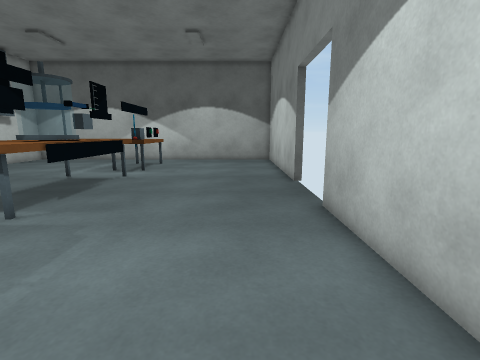
[1] (above)

16 first-person views from a walk through a Unity game level. The camera is 1.2 m above the floor, tilts 10° down and sees 85° across. Doors are open. The floor is counted in squares, 0.5 m on a side. Each view is taken from the middle of a square. On the plan, view 1 faces up. The plan holds only what a view shows up to about 18 squares ahead; the rest is blank. Some animated figures are not drawn.

[2]
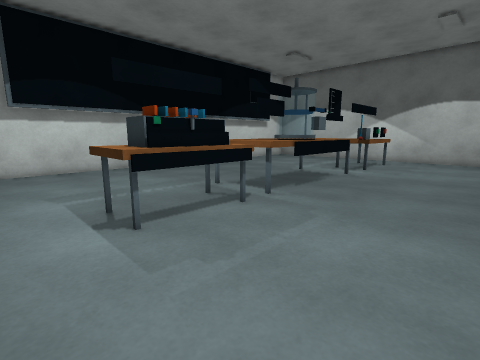

[3]
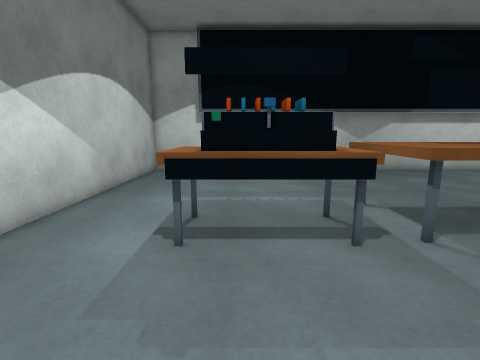

[4]
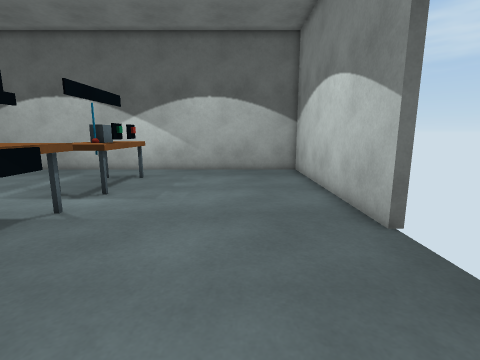

[5]
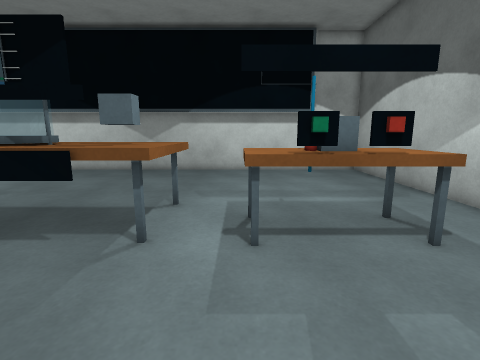

[6]
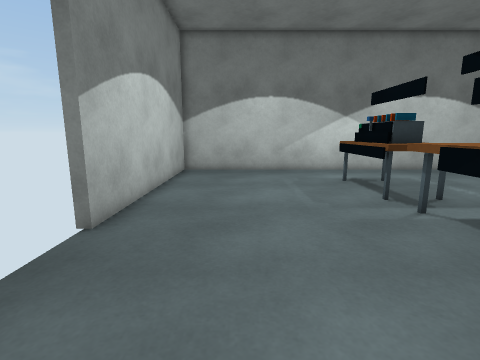

[7]
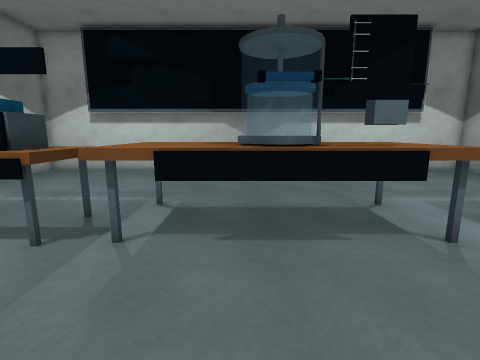

[8]
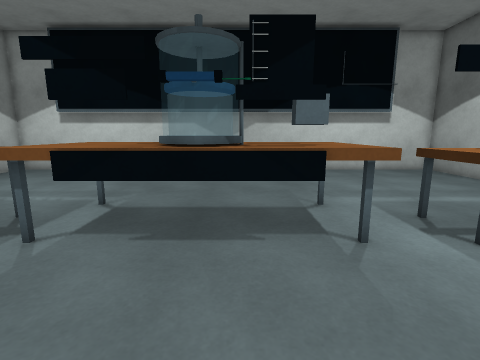

[9]
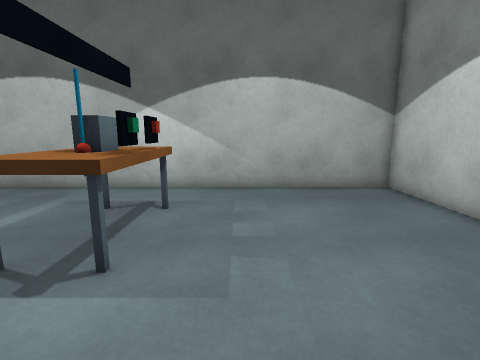

[10]
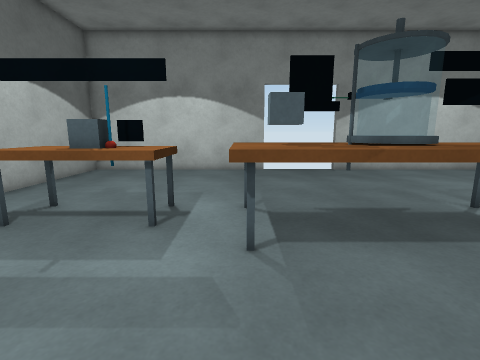

[11]
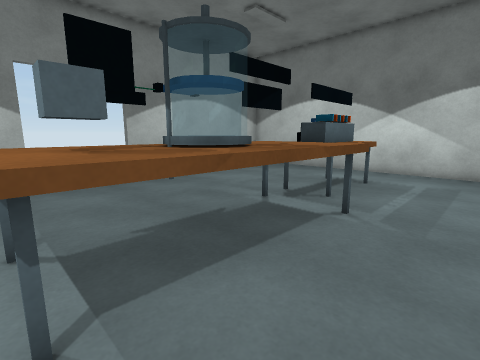

[12]
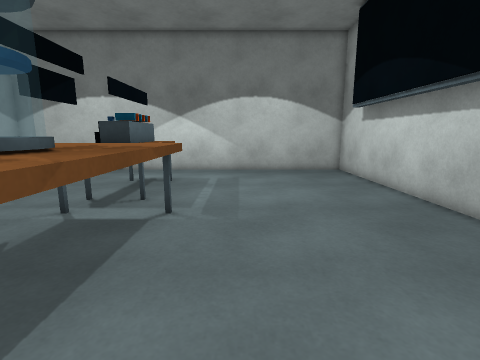

[13]
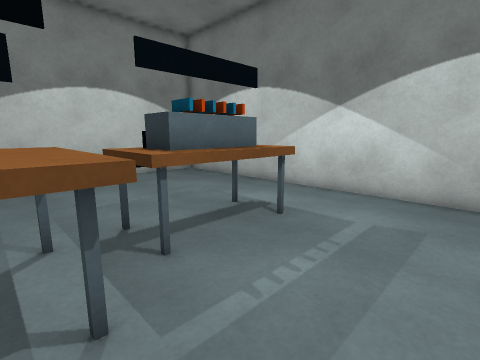

[14]
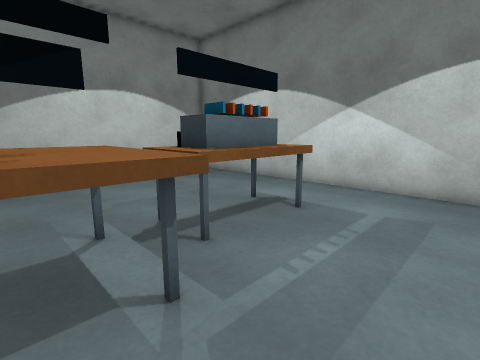

[15]
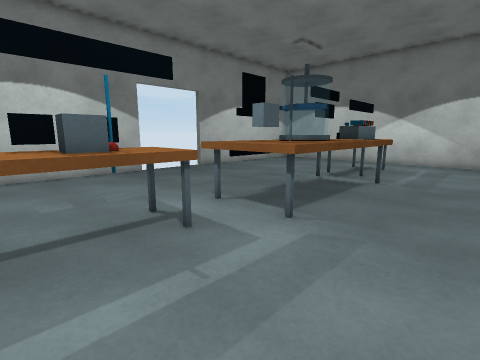

[16]
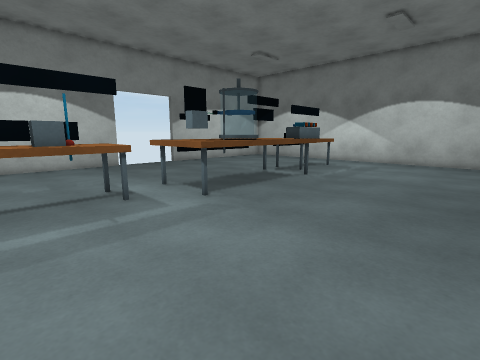

### Floor plan
Points are (right, up) in squares from view 1. A wall is a line through its corners. A room is listed if a view was taken in it or the views show most of it. See-through windows are left out.
Room 1 (views 1, 2, 3, 4, 5, 6, 7, 8, 9, 10, 11, 12, 13, 14, 15, 16)
walls: (2.8, 13.4) (2.8, 24.8) (-18.8, 24.8) (-18.8, -2.8) (2.8, -2.8) (2.8, 8.6)
low walls: (-6.1, 13.2) (-6.1, 8.6)
ways out: open door at (3, 11)
objects: other object (-10, 7) to (-6, 15); other object (-9, 1) to (-6, 6); other object (-9, 17) to (-6, 21)

Positions as (right, up) in squares from view 1, and headings:
1: (0, 0), facing up
2: (0, -1), facing up-left
3: (-1, 3), facing left
4: (-1, 7), facing up
5: (-1, 17), facing left
6: (-1, 15), facing down
7: (-1, 10), facing left
8: (-1, 12), facing left
9: (-4, 13), facing up
10: (-15, 15), facing right
11: (-13, 15), facing down-right
12: (-12, 15), facing down
13: (-13, 8), facing down-right
14: (-13, 9), facing down-right
15: (-14, 21), facing down-right
16: (-18, 21), facing down-right
